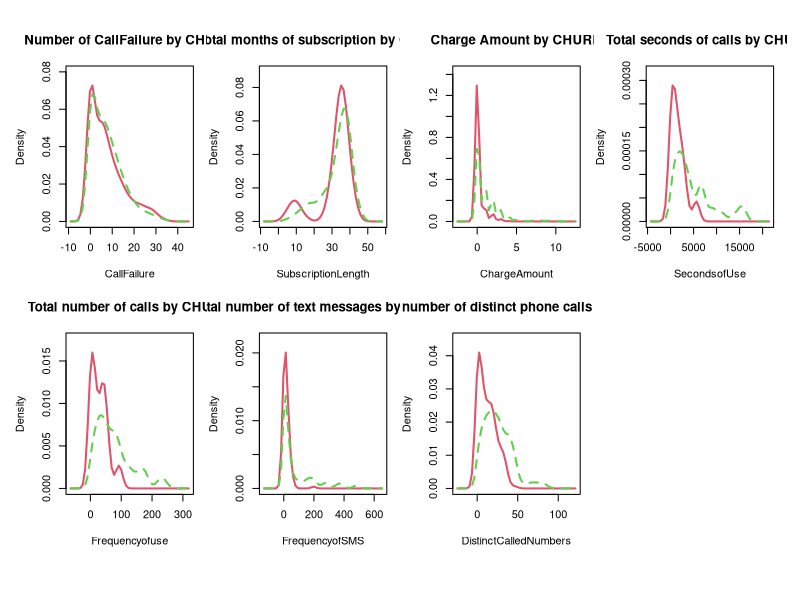

Here is the R script that generated this plot: (Note: this script raises an error after producing the figure.)
library(readr)
IranianChurn <- read_csv("data/derived/IranianChurn_cleaned.csv")
library(sm)
attach(IranianChurn)

par(oma = c(4,1,1,1), mfrow = c(2, 4), mar = c(4, 4, 4, 1))  # then block 2
sm.density.compare(CallFailure,Churn, lwd=2)
title(main="Number of CallFailure by CHURN")
sm.density.compare(SubscriptionLength,Churn, lwd=2)
title(main="Total months of subscription by CHURN")
sm.density.compare(ChargeAmount,Churn, lwd=2)
title(main="Charge Amount by CHURN")
sm.density.compare(SecondsofUse,Churn, lwd=2)
title(main="Total seconds of calls by CHURN")
sm.density.compare(Frequencyofuse,Churn, lwd=2)
title(main="Total number of calls by CHURN")
sm.density.compare(FrequencyofSMS,Churn, lwd=2)
title(main="Total number of text messages by CHURN")
sm.density.compare(DistinctCalledNumbers,Churn, lwd=2)
title(main="Total number of distinct phone calls by CHURN")
sm.density.compare(AgeGroupNum,Churn, lwd=2)
title(main="Age Group by CHURN")

par(fig = c(0, 1, 0, 1), oma = c(0, 0, 0, 0), mar = c(0, 0, 0, 0), new = TRUE)
plot(0, 0, type = 'l', bty = 'n', xaxt = 'n', yaxt = 'n')
legend('bottom', legend = c( 'CHURN','non-CHURN'), 
       lty=c(2,1), col=c(3,2), lwd=2, horiz = TRUE, xpd = TRUE, 
       seg.len=2, cex = 1.5, inset = 0, bty = "o")

detach(IranianChurn)
